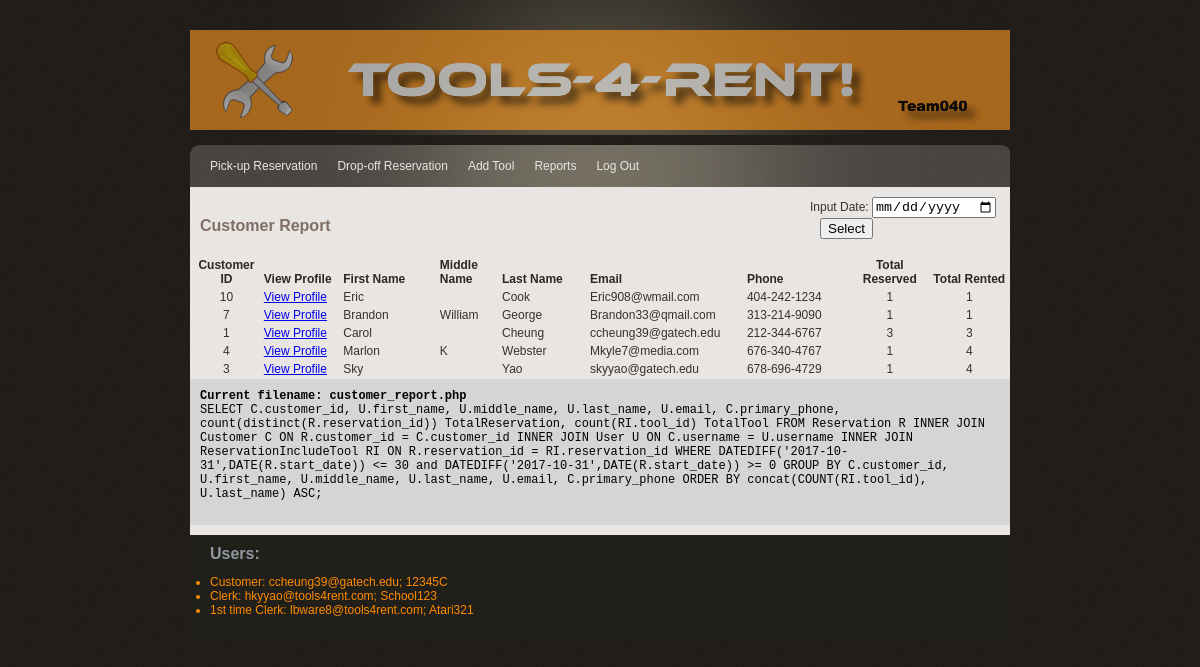
Page /customer_report.php (signed in) on the committed database.
### tables this page shows
CREATE TABLE Customer(
	username VARCHAR(50) NOT NULL, 
	customer_id int NOT NULL AUTO_INCREMENT,
	home_phone VARCHAR(50) NULL,
	work_phone VARCHAR(50)  NULL,
	cell_phone VARCHAR(50) NULL,
	primary_phone VARCHAR(50) NOT NULL,
	state CHAR(2)  NULL,
	city VARCHAR(50)  NULL,
	street VARCHAR(50)  NULL,
	zip_code CHAR(10) NULL,
	name_on_card VARCHAR(50) NOT NULL,
	card_number bigint NOT NULL,
	expiration_month VARCHAR(50) NOT NULL,
	expiration_year INT NOT NULL,
	cvc CHAR(3) NOT NULL,
CONSTRAINT CustomerID PRIMARY KEY (customer_id),
UNIQUE KEY usernameID (username)
);

CREATE TABLE User (
	username VARCHAR(50) NOT NULL, 
	email VARCHAR(50) NOT NULL,
	password VARCHAR(50) NOT NULL,
	first_name VARCHAR(50)  NULL,
	middle_name VARCHAR(50) NULL,
	last_name VARCHAR(50)  NULL,
PRIMARY KEY (username),
UNIQUE KEY emailID (email)
);

### lib/common.php (called while the page is built, shortened)
<?php
$query_msg = [];
$encodedStr = basename($_SERVER['REQUEST_URI']);
$current_filename = urldecode($encodedStr);
?>

### customer_report.php (the view, shortened to what this page needs)
<?php
include('lib/common.php');
?>
<?php include("lib/header.php"); ?>
</head>
<body>
<div id="main_container"><?php include("lib/menuNavClerk.php"); ?>
    <div class="center_content">
        <div class="center_left">
            <div class="subtitle">Customer Report</div>
        </div>
        <form action="customer_report.php" method="post" enctype="multipart/form-data">
            <tr>
                <td class="item_label">Input Date: </td>
                <td>
                    <input type="date" name="input_date" value="<?php if ($row['input_date']) { print $row['input_date']; } ?>" />
                </td>
            </tr>
            <div>
                <input type="submit" value="Select" style="margin-left:10px;"/>
            </div>
                <table>
                    <tr>
                        <td class="heading" style="text-align:center;width:6px;vertical-align:bottom">Customer ID</td>
                        <td class="heading" style="width:7px;vertical-align:bottom">View Profile</td>
                        <td class="heading" style="width:9px;vertical-align:bottom">First Name</td>
                        <td class="heading" style="width:5px;vertical-align:bottom">Middle Name</td>
                        <td class="heading" style="width:8px;vertical-align:bottom">Last Name</td>
                        <td class="heading" style="width:16px;vertical-align:bottom">Email</td>
                        <td class="heading" style="width:10px;vertical-align:bottom">Phone</td>
                        <td class="heading" style="text-align:center;width:7px;vertical-align:bottom">Total Reserved</td>
                        <td class="heading" style="text-align:center;width:7px;vertical-align:bottom">Total Rented</td>
                    </tr>
                    <?php
                    $enteredDate = mysqli_real_escape_string($db, $_POST['input_date']);
                    if (empty($enteredDate)){
                        $enteredDate = "2017-10-31";
                    }
                    if (!empty($enteredDate)) {
                        $query = "SELECT C.customer_id, U.first_name, U.middle_name, U.last_name, U.email, C.primary_phone, count(distinct(R.reservation_id)) TotalReservation, count(RI.tool_id) TotalTool
                                  FROM Reservation R INNER JOIN Customer C ON R.customer_id = C.customer_id
                                  INNER JOIN User U ON C.username = U.username
                                  INNER JOIN ReservationIncludeTool RI ON R.reservation_id = RI.reservation_id
                                  WHERE DATEDIFF('$enteredDate',DATE(R.start_date)) <= 30 and DATEDIFF('$enteredDate',DATE(R.start_date)) >= 0
                                  GROUP BY C.customer_id, U.first_name, U.middle_name, U.last_name, U.email, C.primary_phone
                                  ORDER BY concat(COUNT(RI.tool_id), U.last_name) ASC";
                        $result = mysqli_query($db, $query);
                        while ($row = mysqli_fetch_array($result, MYSQLI_ASSOC)) {
                            $email = urlencode($row['email']);
                            print "<tr>";
                            print "<td style='text-align:center'>" . $row['customer_id'] . "</td>";
                            print "<td><a href=\"customer_report_view_profile.php?email=$email\" target=\"_blank\">" ."View Profile" ."</a></td>";
                            print "<td>" . $row['first_name'] . "</td>";
                            print "<td>" . $row['middle_name'] . "</td>";
                            print "<td>" . $row['last_name'] . "</td>";
                            print "<td>" . $row['email'] . "</td>";
                            print "<td>" . $row['primary_phone'] . "</td>";
                            print "<td style='text-align:center'>" . $row['TotalReservation'] . "</td>";
                            print "<td style='text-align:center'>" . $row['TotalTool'] . "</td>";
                            print "</tr>";
                        }
                    }
                    ?>
                </table>
        </form>
        <?php include("lib/error.php"); ?>
    </div>
    <?php include("lib/footer.php"); ?>
</div>
</body>
</html>

### lib/header.php (shortened to what this page needs)
<!DOCTYPE html>
	<head>
		<link rel="stylesheet" type="text/css" href="./css/tools4rent_style.css" />

### lib/menuNavClerk.php
<div id="header">
    <div class="logo"><img src="img/tools4rent_logo.png" style="opacity:0.6;background-color:E9E5E2;" border="0" alt="" title="Tools4Rent Logo"/></div>
</div>
<div class="nav_bar" style="margin-top:10px;">
				<ul>
                    <li><a href="pickup.php" <?php if($current_filename=='clerk_menu.php') echo "class='active'"; ?>>Pick-up Reservation</a></li>
					<li><a href="Dropoff.php" <?php if($current_filename== 'clerk_menu.php') echo "class='active'"; ?>>Drop-off Reservation</a></li>
                    <li><a href="add_tool.php" <?php if($current_filename=='clerk_menu.php') echo "class='active'"; ?>>Add Tool</a></li>
                    <li><a href="reports.php" <?php if($current_filename=='clerk_menu.php') echo "class='active'"; ?>>Reports</a></li>
                    <li><a href="logout.php" <span class='glyphicon glyphicon-log-out'></span> Log Out</a></li>
				</ul>
			</div>

### lib/error.php (shortened to what this page needs)
   <?php if($query_msg) {  ?>
   <div class='query'>
        <div class=query_msg'>
           <?php
               foreach ($query_msg as $query) {
                   echo $query . NEWLINE;
                }
           ?>
       </div>
   </div>
<?php } ?>

### lib/footer.php
        <div id="footer">
            <div class="footer">
            	<div class="resource_title">Users:</div>
                <ul>
                <li style="color:darkorange;">Customer: ccheung39@gatech.edu; 12345C</li>
                <li style="color:darkorange;">Clerk: hkyyao@tools4rent.com; School123</li>
                <li style="color:darkorange;">1st time Clerk: lbware8@tools4rent.com; Atari321</li>
	</ul>
</div>
        </div>

### css/tools4rent_style.css (style rules this page uses)
body { background:url(../img/bg.gif) repeat #000000; padding:0; font-family: Verdana, Geneva, sans-serif; font-size:12px; margin:auto auto auto auto; color:#36322b; }
table { width: 100%; }
th, td { padding: 1px; text-align: left; }
ul { text-align: left; padding:0px; }
li { padding:0px; }
#main_container { width:820px; height:auto; margin:auto; padding:0px; }
#header { width:820px; height:135px; margin:0px; padding:0px; background:url(../img/header_bg.gif) no-repeat center top; }
.logo { padding:30px 0 0 0px; }
.query { float: left; width:800px; position: relative; padding:10px 10px 10px 10px; font-family: Consolas, monaco, monospace; background-color: #D5D5D5; color: black; }
.heading { font-size:12px; color:#2e2721; font-weight:bold; }
.subtitle { width: 600px; font-family: Verdana, Geneva, sans-serif; font-weight:bold; font-size:16px; color:#806F66; padding:10px 0px 10px 0px; }
.nav_bar { width:820px; height:42px; margin:0px; font-family: Verdana, Geneva, sans-serif; background:url(../img/menu_bg.gif) no-repeat left; }
.nav_bar ul { list-style:none; padding:0 0 0 10px; margin:0px; }
.nav_bar ul li { display:inline; }
.nav_bar ul li a { float:left; height:42px; border:none; padding:0 10px 0 10px; text-decoration:none; color:#E9E5E2; line-height:42px; font-size:12px; }
.center_content { width:820px; height:auto; padding:10px 0px 10px 0px; clear:both; background-color:#E9E5E2; }
.center_left { width:600px; float:left; padding:10px 10px 10px 10px; }
.resource_title { width: 600px; font-family: Verdana, Geneva, sans-serif; font-weight:bold; font-size:16px; color:#9099A2; padding:0px 0px 0px 0px; }
.footer { width:790px; height:auto; font-family: Palatino, sans-serif; color:black; float:left; padding:10px 10px 10px 20px; background-color: #201F1A; }

### customer_report.php (style rules this page uses)
table { table-layout: fixed; }

### rows in the picture
customer: customer_id "10", username.first_name "Eric", username.last_name "Cook", username.email "Eric908@wmail.com", primary_phone "404-242-1234", TotalReservation "1", TotalTool "1"
customer: customer_id "7", username.first_name "Brandon", username.middle_name "William", username.last_name "George", username.email "Brandon33@qmail.com", primary_phone "313-214-9090", TotalReservation "1", TotalTool "1"
customer: customer_id "1", username.first_name "Carol", username.last_name "Cheung", username.email "ccheung39@gatech.edu", primary_phone "212-344-6767", TotalReservation "3", TotalTool "3"
customer: customer_id "4", username.first_name "Marlon", username.middle_name "K", username.last_name "Webster", username.email "Mkyle7@media.com", primary_phone "676-340-4767", TotalReservation "1", TotalTool "4"
customer: customer_id "3", username.first_name "Sky", username.last_name "Yao", username.email "skyyao@gatech.edu", primary_phone "678-696-4729", TotalReservation "1", TotalTool "4"

### other values in the picture
$query "Current filename: customer_report.php"
